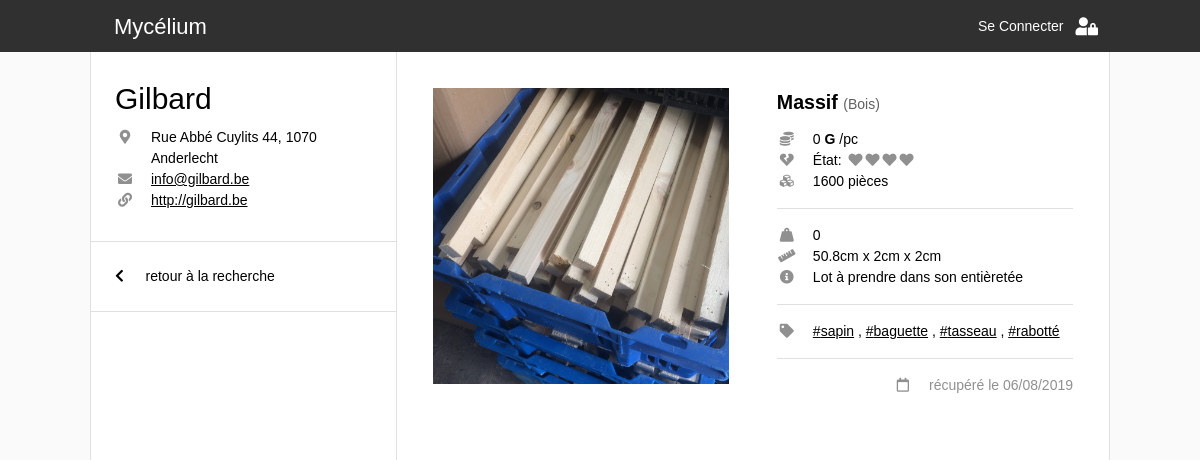
/item_page.php?r=gilbard&id=2, run on an earlier commit of the app's database.
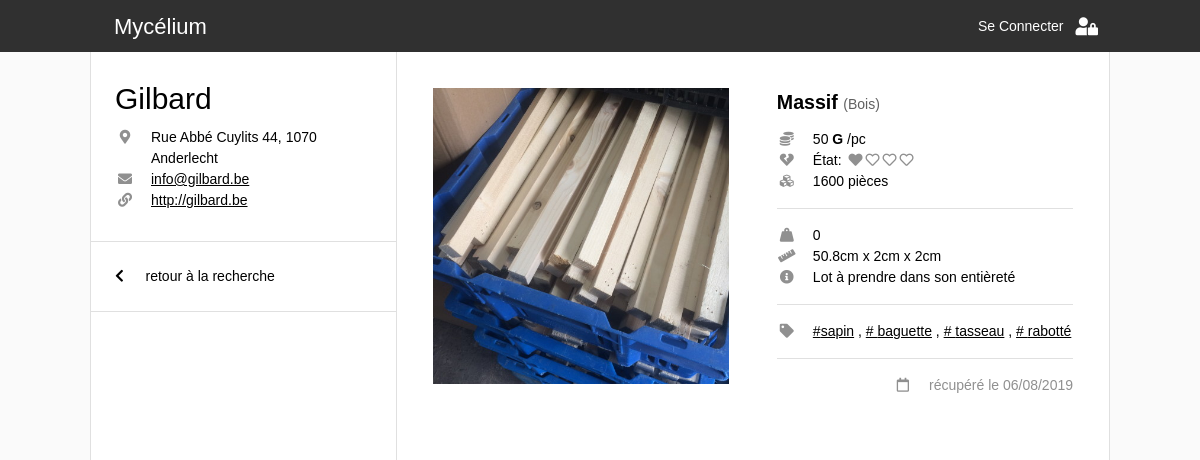
And on a later commit of the database.
### tables this page shows
CREATE TABLE `gilbard_catalogue` (
  `ID` int(11) NOT NULL,
  `ID_categorie` int(11) NOT NULL,
  `ID_souscategorie` int(11) NOT NULL,
  `pieces` int(11) NOT NULL,
  `dimensions` varchar(255) NOT NULL,
  `etat` int(11) NOT NULL,
  `tags` text NOT NULL,
  `remarques` text NOT NULL,
  `date_ajout` datetime NOT NULL DEFAULT CURRENT_TIMESTAMP,
  `poids` float NOT NULL,
  `prix` float NOT NULL,
  `localisation` varchar(255) NOT NULL
);

CREATE TABLE `_global_souscategories` (
  `ID` int(11) NOT NULL,
  `nom` varchar(255) NOT NULL,
  `ID_categorie` int(11) NOT NULL,
  `unite` varchar(255) NOT NULL,
  `prix` float NOT NULL
);

CREATE TABLE `_global_categories` (
  `ID` int(11) NOT NULL,
  `nom` varchar(255) NOT NULL,
  `score` int(11) NOT NULL
);

### connection_db.php (called while the page is built, shortened)
<?php
  function link_construct($params, $web_page = 1){
    $getURL = $web_page . '?' . http_build_query(array_merge($_GET, $params));
    return $getURL;
  }
?>

### item_page.php (the view, shortened to what the changed rows need)
<!DOCTYPE html>
<html lang="en">
<head>
  <link rel="stylesheet" href="css/w3.css">
  <link rel="stylesheet" href="https://use.fontawesome.com/releases/v5.7.0/css/all.css">
  <link rel="stylesheet" href="https://indestructibletype.com/fonts/Jost.css" type="text/css" charset="utf-8" />
  <link rel="stylesheet" href="css/main.css">
  <link rel="stylesheet" href="css/header.css">
  <link rel="stylesheet" href="css/menu.css">
  <link rel="stylesheet" href="css/item.css">
  <link rel="stylesheet" href="css/add_form.css">
</head>
<body>
  <?php
  include('connection_db.php')
  ?>
  <?php
    $req = $bdd->prepare(' SELECT pseudo FROM _global_recuperatheques ');
    $req->execute();
    $recuperatheques = array();
    while($item = $req->fetch()){
      array_push($recuperatheques,$item['pseudo']);
    }
    if (isset($_GET['r']) && in_array($_GET['r'], $recuperatheques)){
      $recuperatheque = htmlspecialchars($_GET['r']);
      $recuperatheque_catalogue = htmlspecialchars($_GET['r']) . '_catalogue';
    } else{
      $recuperatheque = null;
    }
  ?>
  <?php
    if (isset($_GET['id'])){
      $id = htmlspecialchars($_GET['id']);
    } else{
      $id = 0;
    }
  ?>
  <div class="quasi-fullwidth space-header two-side-flex">
      <div class="flex-third">
        <?php
          if($recuperatheque){
            $req = $bdd->prepare(' SELECT * FROM _global_recuperatheques WHERE pseudo = :recuperatheque ');
            $req->bindValue(':recuperatheque', $recuperatheque , PDO::PARAM_STR);
            $req->execute();
            $recup_info = $req->fetch();
            include("recuperatheque_info.php");
        ?>
      </div>
    <div class="flex-half">
      <div class="item-single-container">
        <?php
          $req = $bdd->prepare('  SELECT
                                  c.ID AS ID_item, c.ID_categorie, c.ID_souscategorie, c.pieces AS pieces, c.dimensions AS dimensions, c.etat AS etat, c.tags AS tags, c.prix AS prix, c.poids AS poids, c.remarques AS remarques, c.localisation AS localisation,
                                  c.date_ajout AS date_ajout, DATE_FORMAT(c.date_ajout, \'%d/%m/%Y\') AS date_ajout_fr,
                                  cat.ID, cat.nom AS categorie,
                                  sscat.ID AS sscatID, sscat.ID_categorie, sscat.unite AS unitesscat, sscat.prix AS prixsscat, sscat.nom AS sous_categorie
                                  FROM ' . $recuperatheque_catalogue . ' c
                                  INNER JOIN _global_categories cat ON c.ID_categorie=cat.ID
                                  INNER JOIN _global_souscategories sscat ON c.ID_souscategorie=sscat.ID
                                  WHERE c.id=:id');
          $req->bindValue(':id', $id, PDO::PARAM_INT);
          $req->execute();
        ?>
        <?php
          if ($req->rowCount() > 0) {
            $item = $req->fetch();
            include('item.php'); ?>
            <?php
          }
          else{
            echo '<h3 class="erreur"> Cet objet n\'existe pas </h3>';
            $item=0;
          }
        ?>
      </div>
      <?php
      }
      else {
        echo '<h3 class="erreur"> Pas de récupérathèque valide </h3>';
      }
      ?>
    </div>
  </div>
</body>
</html>

### item.php (shortened to what the changed rows need)
<?php
  $prix = $item['prix'];
  $piece = "1 pièce";
  if ($item['pieces']>1){
    $piece = $item['pieces'] . " pièces";
  }
  $tags = explode(", ",$item['tags']);
  if ($item['dimensions']==''){
    $dimensions='non-disponibles';
  }
  else{
    $dimensions=$item['dimensions'];
  }
  if ($item['remarques']==''){
    $remarques='pas de remarques';
  }
  else{
    $remarques=$item['remarques'];
  }
?>
<div class='item'>
  <div class="photo-container">
      <?php
        $image_url = 'photos/' . $recuperatheque . '/' . $item['ID_item'] . '.jpg';
      ?>
      <img class="item-photo" src=<?php echo $image_url; ?> />
  </div>
  <div class="text-container">
    <div class='categorie-container'>
      <?php
      if ($item['sous_categorie']!='Autre'){
        ?>
        <span class="souscat"> <?php echo $item['sous_categorie']; ?> </span>
        <span class="cat"> (<?php echo $item['categorie']; ?>) </span>
      <?php
      }
      else{
        ?>
        <span class="souscat"> <?php echo $item['categorie']; ?> </span>
      <?php
      }
      ?>
    </div>
    <div class="info-container separateur">
      <div class="info-line">
        <i class='fas fa-coins info-icon'></i>
        <div class="info-text"><?php echo $prix; ?> <b><?php echo $recup_info['monnaie'];; ?></b> /pc </div>
      </div>
      <div class="info-line">
        <i class='fas fa-heart-broken info-icon'></i>
        <div class="info-text"> État:
          <span class='etat-icon-container'>
          <?php
          for($n = 0; $n < 4; $n++){
            if($item['etat'] > $n){
              echo '<i class="fas fa-heart"></i>' ;
            } else{
              echo '<i class="far fa-heart"></i>' ;
            }
          }
          ?>
          </span>
        </div>
      </div>
      <div class="info-line">
        <i class='fas fa-cubes info-icon'></i>
        <div class="info-text"><?php echo $piece; ?></div>
      </div>
    </div>
    <div class="info-plus-container separateur">
      <?php
        if ($item['unitesscat']=='kg'){ ?>
          <div class="info-line">
            <i class='fas fa-weight-hanging info-icon'></i>
            <div class="info-text"> <?php echo $item['poids']; ?> </div>
          </div>
        <?php
        }
      ?>
      <div class="info-line">
        <i class='fas fa-ruler info-icon'></i>
        <div class="info-text"> <?php echo $dimensions; ?> </div>
      </div>
      <div class="info-line">
        <i class='fas fa-info-circle info-icon'></i>
        <div class="info-text"> <?php echo $remarques; ?> </div>
      </div>
    </div>
    <div class='tags-container separateur'>
      <div class="info-line">
        <i class='fas fa-tag info-icon'></i>
        <div class="info-text">
          <?php
            for($n = 0; $n < count($tags); $n++){?>
              <a class="tag" href= <?php echo link_construct(array('q'=>$tags[$n],'id'=>null, 'page'=>1), 'catalogue.php') ?> >#<?php echo $tags[$n];?></a>
              <?php
              if($n!=count($tags)-1){ echo ', '; }
            }
          ?>
        </div>
      </div>
    </div>
    <div class="date-container">
      <div class="info-line">
        <i class='far fa-calendar info-icon'></i>
        <div class="info-text">récupéré le <?php echo $item['date_ajout_fr']; ?></div>
      </div>
    </div>
  </div>
</div>

What changed in the data, as far as the page shows it:
changed gilbard_catalogue "1600 pièces": prix "0" → "50"; etat 4 → 1 (drawn); remarques "Lot à prendre dans son entièretée" → "Lot à prendre dans son entièreté"
